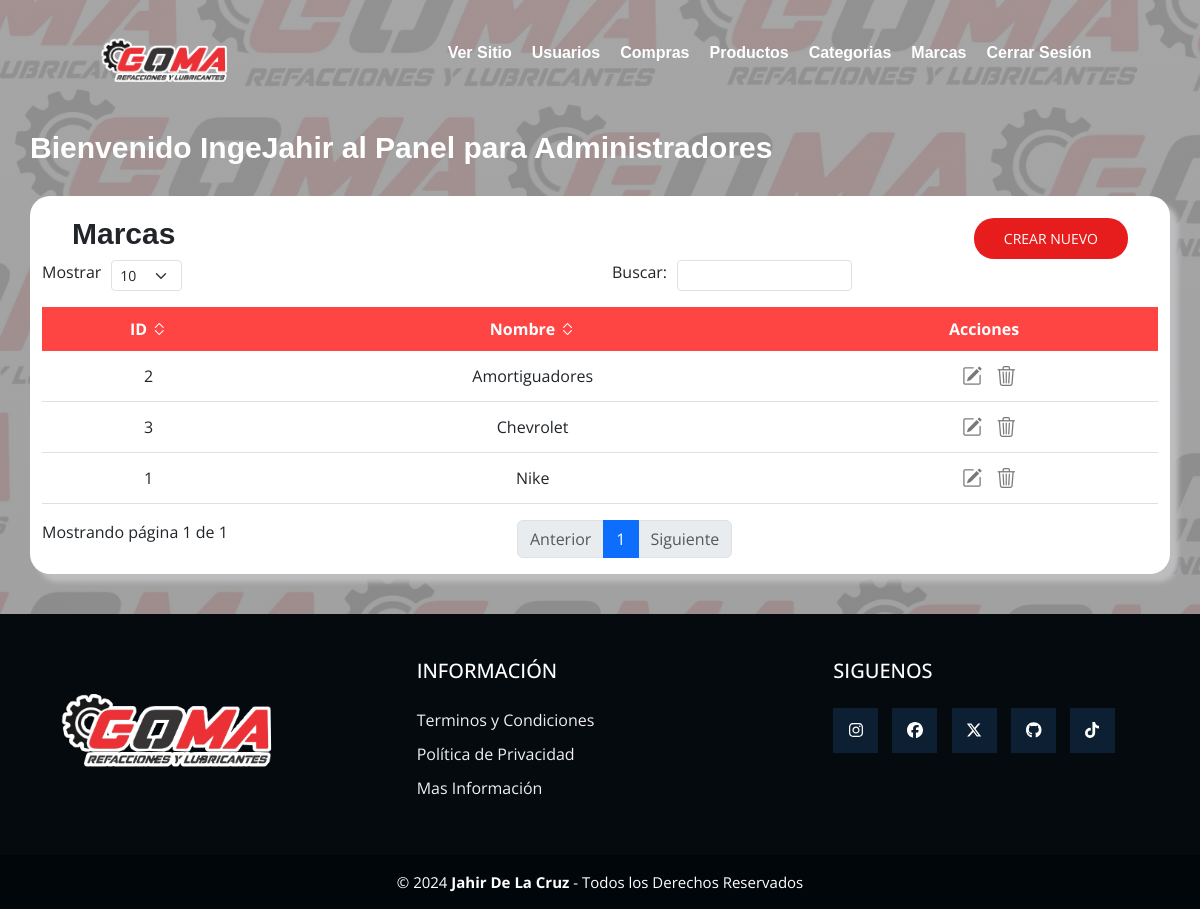
The app's page /marcasAdmin/ (signed in) with its own data.
### GOMA/models.py (models this page shows, shortened)
class Marca(models.Model):
    nombre = models.CharField(max_length=200)

### GOMA_admin/views.py (the view)
# urls.py: path('marcasAdmin/', MarcasAdminView.as_view(), name='marcasAdmin'),
class MarcasAdminView(LoginRequiredMixin, AdminRequiredMixin, View):
    def get(self, request):
        marcas = Marca.objects.all()
        return render(request, 'marcasAdmin.html', {
            'marcas' : marcas
        })

### GOMA/mixins.py (called while the page is built)
    def dispatch(self, request, *args, **kwargs):
        if not request.user.is_authenticated:
            return self.handle_no_permission()
        elif not request.user.is_superuser:
            messages.error(request, 'Necesitas ser un Administrador para entrar!')
            return redirect_to_login(request.get_full_path(), self.get_login_url(), self.get_redirect_field_name())
        return super().dispatch(request, *args, **kwargs)

### GOMA_admin/templates/marcasAdmin.html (shortened to what this page needs)
{% extends 'layouts/baseAdmin.html' %}
{% block content %}
    <div class="contenedor__inicio">
        <div class="contenedor_titulo">
            <h1>Bienvenido {{ request.user.username }} al Panel para Administradores</h1>
        </div>
        <div class="container">
            <div class="table_header">
                <h2>Marcas</h2>
                <button><a href="{% url 'nuevo_proveedor' %}">Crear Nuevo</a></button>
            </div>
            <table class="display" id="MiTabla">
                <thead>
                    <tr>
                        <th>ID <i class="bi bi-chevron-expand"></i></th>
                        <th>Nombre <i class="bi bi-chevron-expand"></i></th>
                        <th>Acciones</th>
                    </tr>
                </thead>
                <tbody>
                    {% for marca in marcas %}
                        <tr>
                            <td>{{ marca.id }}</td>
                            <td>{{ marca.nombre }}</td>
                            <td>
                                <button><i class="bi bi-pencil-square" id="icons"></i></button>
                                <button><i class="bi bi-trash3" id="icons"></i></button>
                            </td>
                        </tr>
                    {% endfor %}
                </tbody>
            </table>
        </div>
    </div>
{% endblock %}

### GOMA_admin/static/Css/estilos.css (style rules this page uses)
* { margin: 0; padding: 0; box-sizing: border-box; font-family: 'Open Sans', sans-serif; }
body { background-image: linear-gradient(to bottom, rgba(143, 143, 143, 0.7), rgba(133, 133, 133, 0.7)), url('../Img/fondo.jpg'); background-size: cover; }
.contenedor__inicio { margin-top: 130px; margin-bottom: 40px; }
.contenedor__inicio .contenedor_titulo { margin: 30px 0; }
.contenedor__inicio .contenedor_titulo h1 { font-family: sans-serif; font-size: 30px; font-weight: bold; margin-left: 30px; color: #fff; }
.container { display: flex; flex-direction: column; box-shadow: 8px 8px 5px 0px #bdbdbf; width: 80%; background-color: #fff; border-radius: 20px; }
.container .table_header { display: flex; justify-content: space-between; align-items: center; padding: 20px 30px 0; }
.container .table_header h2 { font-family: sans-serif; font-size: 30px; font-weight: bold; }
.container .table_header button { outline: none; border: none; background-color: #e71c1c; color: #fff; padding: 10px 30px; border-radius: 20px; text-transform: uppercase; font-size: 14px; cursor: pointer; }
.container .table_header button a { color: #fff; text-decoration: none; }
.container table { border-spacing: 0; margin-top: 1rem; width: 100%; margin-bottom: 1rem; }
.container table thead { background-color: #ff4444; color: #fff; }
.container table thead tr th { padding: 10px; text-align: center; }
.container table tbody tr td { padding: 10px; text-align: center; border-bottom: 1px solid #dfdfdf; }
.container table tbody tr td button { background: none; outline: none; border: none; }
.container table tbody tr td button #icons { font-size: 20px; cursor: pointer; margin-left: 10px; color: #797979; }

### records on screen
Marca: id "1", nombre "Nike"
Marca: id "2", nombre "Amortiguadores"
Marca: id "3", nombre "Chevrolet"

### other values on screen
{{ request.user.username }} "IngeJahir"
